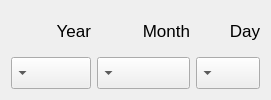
                <widget class="QFrame" name="frame_4">
                 <layout class="QGridLayout" name="gridLayout_5">
                  <item row="2" column="0">
                   <widget class="QComboBox" name="box_StatsCount_Year">
                    <property name="maximumSize">
                     <size>
                      <width>80</width>
                      <height>32</height>
                     </size>
                    </property>
                    <property name="font">
                     <font>
                      <pointsize>13</pointsize>
                     </font>
                    </property>
                    <property name="layoutDirection">
                     <enum>Qt::RightToLeft</enum>
                    </property>
                   </widget>
                  </item>
                  <item row="2" column="1">
                   <widget class="QComboBox" name="box_StatsCount_Month">
                    <property name="maximumSize">
                     <size>
                      <width>16777215</width>
                      <height>32</height>
                     </size>
                    </property>
                    <property name="font">
                     <font>
                      <pointsize>13</pointsize>
                     </font>
                    </property>
                    <property name="layoutDirection">
                     <enum>Qt::RightToLeft</enum>
                    </property>
                   </widget>
                  </item>
                  <item row="1" column="2">
                   <widget class="QLabel" name="label_StatsCount_Day">
                    <property name="font">
                     <font>
                      <pointsize>13</pointsize>
                     </font>
                    </property>
                    <property name="text">
                     <string>Day</string>
                    </property>
                    <property name="alignment">
                     <set>Qt::AlignRight|Qt::AlignTrailing|Qt::AlignVCenter</set>
                    </property>
                   </widget>
                  </item>
                  <item row="1" column="0">
                   <widget class="QLabel" name="label_StatsCount_Year">
                    <property name="font">
                     <font>
                      <pointsize>13</pointsize>
                     </font>
                    </property>
                    <property name="text">
                     <string>Year</string>
                    </property>
                    <property name="alignment">
                     <set>Qt::AlignRight|Qt::AlignTrailing|Qt::AlignVCenter</set>
                    </property>
                   </widget>
                  </item>
                  <item row="2" column="2">
                   <widget class="QComboBox" name="box_StatsCount_Day">
                    <property name="maximumSize">
                     <size>
                      <width>64</width>
                      <height>32</height>
                     </size>
                    </property>
                    <property name="font">
                     <font>
                      <pointsize>13</pointsize>
                     </font>
                    </property>
                    <property name="layoutDirection">
                     <enum>Qt::RightToLeft</enum>
                    </property>
                   </widget>
                  </item>
                  <item row="1" column="1">
                   <widget class="QLabel" name="label_StatsCount_Month">
                    <property name="font">
                     <font>
                      <pointsize>13</pointsize>
                     </font>
                    </property>
                    <property name="text">
                     <string>Month</string>
                    </property>
                    <property name="alignment">
                     <set>Qt::AlignRight|Qt::AlignTrailing|Qt::AlignVCenter</set>
                    </property>
                   </widget>
                  </item>
                 </layout>
                </widget>
